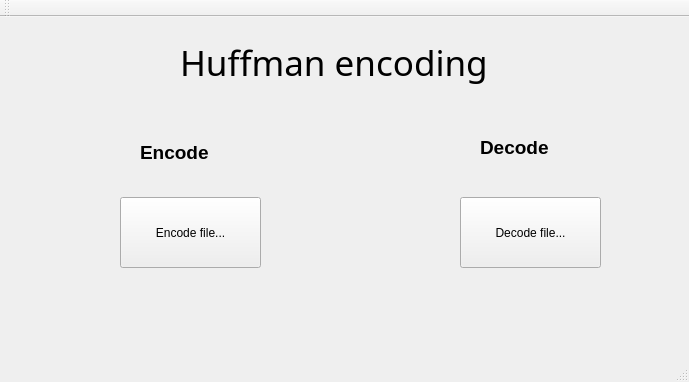
<?xml version="1.0" encoding="UTF-8"?>
<ui version="4.0">
 <class>MainWindow</class>
 <widget class="QMainWindow" name="MainWindow">
  <property name="geometry">
   <rect>
    <x>0</x>
    <y>0</y>
    <width>689</width>
    <height>382</height>
   </rect>
  </property>
  <property name="windowTitle">
   <string>MainWindow</string>
  </property>
  <widget class="QWidget" name="centralWidget">
   <widget class="QLabel" name="label">
    <property name="geometry">
     <rect>
      <x>180</x>
      <y>0</y>
      <width>341</width>
      <height>91</height>
     </rect>
    </property>
    <property name="font">
     <font>
      <family>Levenim MT</family>
      <pointsize>26</pointsize>
      <weight>50</weight>
      <bold>false</bold>
     </font>
    </property>
    <property name="text">
     <string>Huffman encoding</string>
    </property>
   </widget>
   <widget class="QPushButton" name="pushButton">
    <property name="geometry">
     <rect>
      <x>120</x>
      <y>180</y>
      <width>141</width>
      <height>71</height>
     </rect>
    </property>
    <property name="text">
     <string>Encode file...</string>
    </property>
   </widget>
   <widget class="QPushButton" name="pushButton_2">
    <property name="geometry">
     <rect>
      <x>460</x>
      <y>180</y>
      <width>141</width>
      <height>71</height>
     </rect>
    </property>
    <property name="text">
     <string>Decode file...</string>
    </property>
   </widget>
   <widget class="QLabel" name="label_2">
    <property name="geometry">
     <rect>
      <x>140</x>
      <y>120</y>
      <width>91</width>
      <height>31</height>
     </rect>
    </property>
    <property name="font">
     <font>
      <pointsize>14</pointsize>
      <weight>75</weight>
      <bold>true</bold>
     </font>
    </property>
    <property name="text">
     <string>Encode</string>
    </property>
   </widget>
   <widget class="QLabel" name="label_3">
    <property name="geometry">
     <rect>
      <x>480</x>
      <y>120</y>
      <width>71</width>
      <height>21</height>
     </rect>
    </property>
    <property name="font">
     <font>
      <pointsize>14</pointsize>
      <weight>75</weight>
      <bold>true</bold>
     </font>
    </property>
    <property name="text">
     <string>Decode</string>
    </property>
   </widget>
  </widget>
  <widget class="QMenuBar" name="menuBar">
   <property name="geometry">
    <rect>
     <x>0</x>
     <y>0</y>
     <width>689</width>
     <height>21</height>
    </rect>
   </property>
  </widget>
  <widget class="QToolBar" name="mainToolBar">
   <attribute name="toolBarArea">
    <enum>TopToolBarArea</enum>
   </attribute>
   <attribute name="toolBarBreak">
    <bool>false</bool>
   </attribute>
  </widget>
  <widget class="QStatusBar" name="statusBar"/>
 </widget>
 <layoutdefault spacing="6" margin="11"/>
 <resources/>
 <connections/>
</ui>
